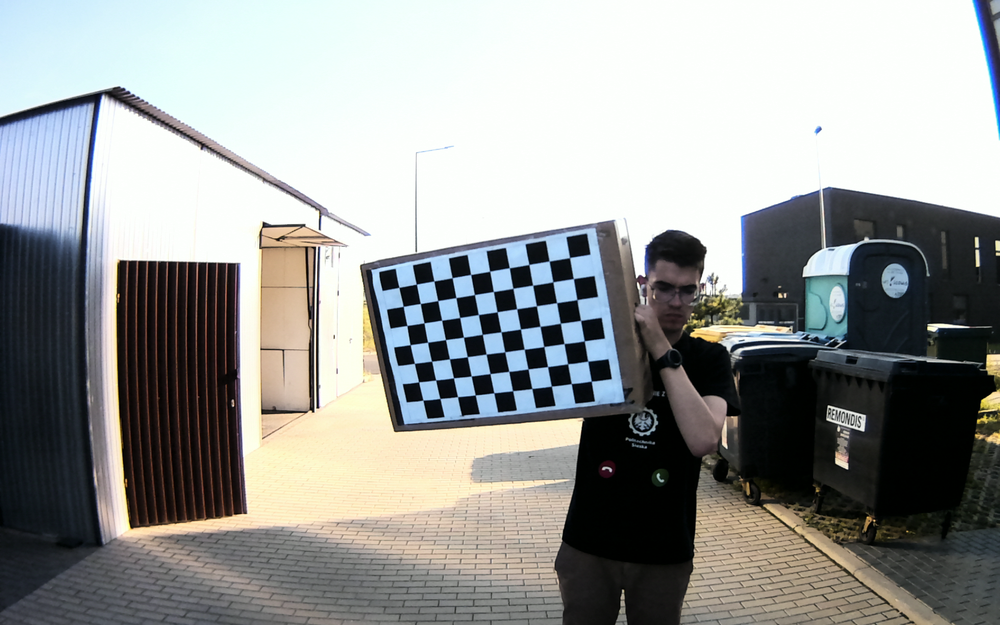
#> input picture Dataset/Chessboard/Mono 1/cam4/1.png, 1000 x 625 px, shrunk from 1920 x 1200 before the run; its folder holds only this picture in this run
$ python main.py
#> lines starting #> are read from the running program, lines starting #| are printed output that depends on the picture
import json
import os
import numpy as np
import cv2 as cv
import logging
import time

debugMode = False
squareSizeInMilimeters = 28.67
columns = 10
rows = 7
end = 0
alpha = 0.3
image_dir = os.path.join(os.getcwd(), 'Dataset', 'Chessboard', 'Mono 1', 'cam4')
criteria = (cv.TERM_CRITERIA_EPS + cv.TERM_CRITERIA_MAX_ITER, 30, 0.001)

objpoints = []
imgpoints = []
logging.basicConfig(level=logging.DEBUG, format='%(asctime)s - %(message)s')

def CalculateError(mtx, dist, rvecs, tvecs):
    total_error = 0
    for i in range(len(objpoints)):
        imgpoints2, _ = cv.projectPoints(objpoints[i], rvecs[i], tvecs[i], mtx, dist)
        error = cv.norm(imgpoints[i], imgpoints2, cv.NORM_L2) / len(imgpoints2)
        total_error += error
    mean_error = total_error / len(objpoints)
    logging.info(f"Mean reprojection error: {mean_error:.3f}")
    return mean_error

def SaveToJson(ret, mtx, dist, rvecs, tvecs, mean_error):
    calibration_data = {
        "mean_reprojection_error": mean_error,
        "ret": ret,
        "mtx": mtx.tolist(),
        "dist": dist.tolist(),
        "rvecs": [rvec.tolist() for rvec in rvecs],
        "tvecs": [tvec.tolist() for tvec in tvecs]
    }

    with open('calibration_data.json', 'w') as json_file:
        json.dump(calibration_data, json_file, indent=4)

def UndistortPhoto(mtx, dist, image_name):
    img = cv.imread(os.path.join(image_dir, image_name))
    h, w = img.shape[:2]
    newcameramtx, roi = cv.getOptimalNewCameraMatrix(mtx, dist, (w, h), alpha, (w, h))
    dst = cv.undistort(img, mtx, dist, None, newcameramtx)
    x, y, w, h = roi
    undistorted_img = dst[y:y + h, x:x + w]
    cv.imwrite('undistorted_image.png', undistorted_img)

def RemappImage(mtx, dist, image_name):
    img = cv.imread(os.path.join(image_dir, image_name))
    h, w = img.shape[:2]
    newcameramtx, roi = cv.getOptimalNewCameraMatrix(mtx, dist, (w, h), alpha, (w, h))
    mapx, mapy = cv.initUndistortRectifyMap(mtx, dist, None, newcameramtx, (w,h), 5)
    dst = cv.remap(img, mapx, mapy, cv.INTER_LINEAR)
    x, y, w, h = roi
    remapped_image = dst[y:y+h, x:x+w]
    cv.imwrite('remapped_image.png', remapped_image)

if __name__ == "__main__":
    objp = np.zeros((rows * columns, 3), np.float32)
    objp[:, :2] = np.mgrid[0:columns, 0:rows].T.reshape(-1, 2) * squareSizeInMilimeters

    images = [os.path.join(image_dir, f) for f in os.listdir(image_dir)
            if f.lower().endswith(('.png', '.jpg', '.jpeg', '.bmp',
                                    '.tiff', '.tif', '.webp',
                                    '.gif', '.ppm', '.pgm', '.pbm'))]

    if end <= 0 or end > len(images):
        end = len(images)

    for count, fname in enumerate(images[:end], start=1):
        logging.info(f"Processing image {count}/{end}: {os.path.basename(fname)}")
        img = cv.imread(fname)
#> img is the input picture: shape (625, 1000, 3); mean B, G, R 149.8, 151.5, 149.3

        gray = cv.cvtColor(img, cv.COLOR_BGR2GRAY)
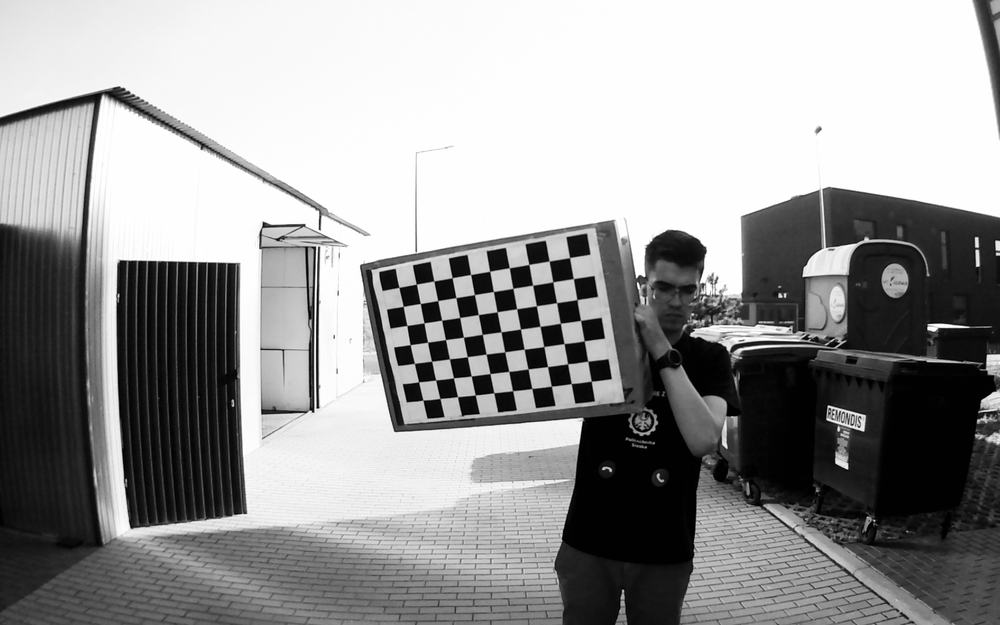
#> gray: shape (625, 1000); min 0, max 255, mean 150.7
        ret, corners = cv.findChessboardCorners(gray, (columns, rows), None)
#> ret = True; corners = 70 rows, first 8: [399, 287.3], [416.4, 284.2], [433.9, 281], [452.1, 277.7], [470.6, 274.5], [489.6, 271.2], [509.3, 267.8], [528.8, 264.5]

        if ret:
            corners2 = cv.cornerSubPix(gray, corners, (11, 11), (-1, -1), criteria)
#> corners2 = 70 rows, first 8: [398.8, 287.4], [416.3, 284.1], [433.8, 281], [452.1, 277.7], [470.6, 274.5], [489.7, 271.3], [509.3, 267.7], [528.9, 264.4]
            objpoints.append(objp)
            imgpoints.append(corners2)
            if debugMode:
                cv.drawChessboardCorners(img, (columns, rows), corners2, True)
                cv.imshow('Corners', img)
                cv.waitKey(100)

    cv.destroyAllWindows()

    start_time = time.time()
    ret, mtx, dist, rvecs, tvecs = cv.calibrateCamera(objpoints, imgpoints, img.shape[:2][::-1], None, None)
#> ret = 0.163; mtx = [[777.4, 0, 501.7], [0, 795.9, 295], [0, 0, 1]]; dist = [[-0.691, 14.23, 0.000166, 0.0423, -362.4]]; rvecs = ([0.144, 0.258, -0.171],); tvecs = ([-153.6, -11.39, 1131.6],)
    end_time = time.time()
    logging.info(f"Camera calibrated in {end_time - start_time:.2f} seconds with return value: {ret}")

    mean_error = CalculateError(mtx, dist, rvecs, tvecs)
#> the loop in CalculateError, `for i in range(len(objpoints)):` made 1 pass
#> (error, total_error) on pass 1: (0.0195, 0.0195)
#> after the loop in CalculateError, `for i in range(len(objpoints)):`: total_error = 0.0195
#> mean_error = 0.0195
    SaveToJson(ret, mtx, dist, rvecs, tvecs, mean_error)


    undistorted_img = UndistortPhoto(mtx, dist, "58.png")
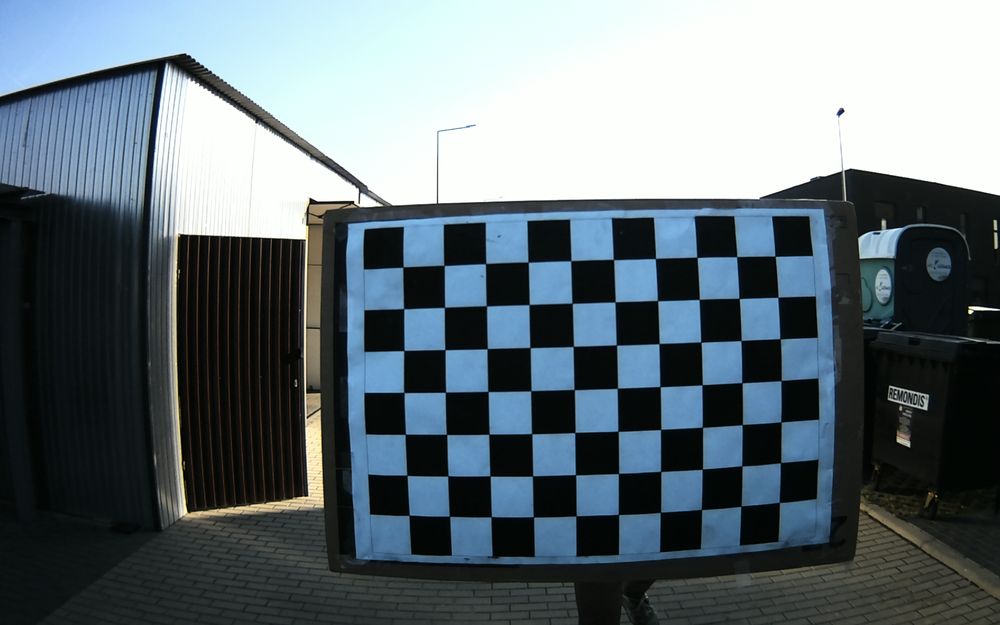
#> input picture Dataset/Chessboard/Mono 1/cam1/58.png, 1000 x 625 px, shrunk from 1920 x 1200 before the run, found by its file name
#> in UndistortPhoto, img is the input picture: shape (625, 1000, 3); mean B, G, R 118.5, 112.1, 99.4
#> in UndistortPhoto, `newcameramtx, roi = cv.getOptimalNewCameraMatrix(mtx, dist, (w, h), al..`: newcameramtx = [[777.4, 0, 501.7], [0, 795.9, 295], [0, 0, 1]]; roi = (0, 0, 999, 624)
#> in UndistortPhoto, `dst = cv.undistort(img, mtx, dist, None, newcameramtx)`:
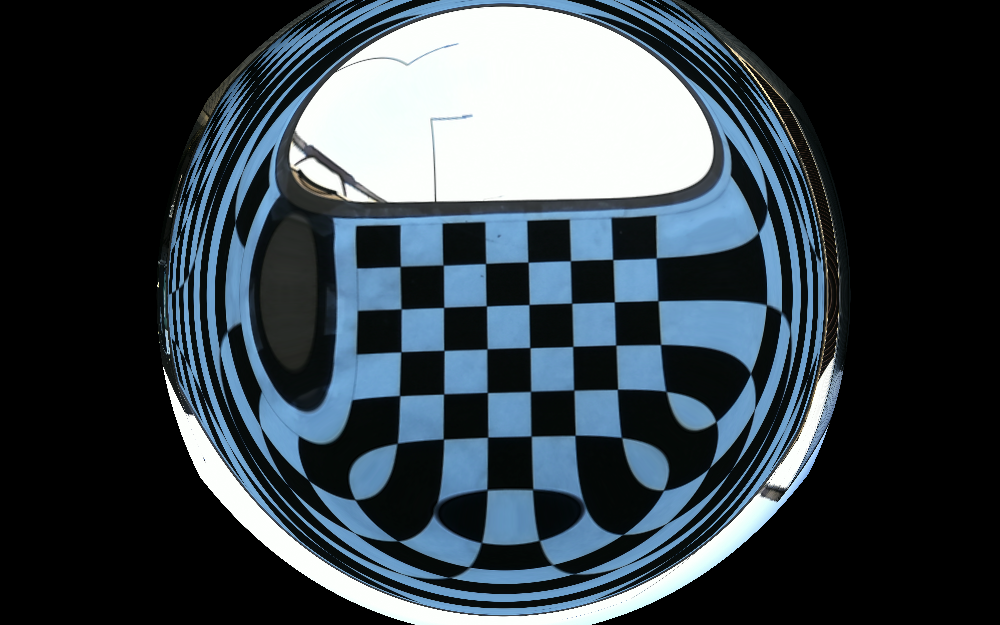
#> dst: shape (625, 1000, 3); mean B, G, R 75.5, 67.6, 56.6
#> in UndistortPhoto, `x, y, w, h = roi`: x = 0; w = 999; h = 624
#> in UndistortPhoto, `undistorted_img = dst[y:y + h, x:x + w]`:
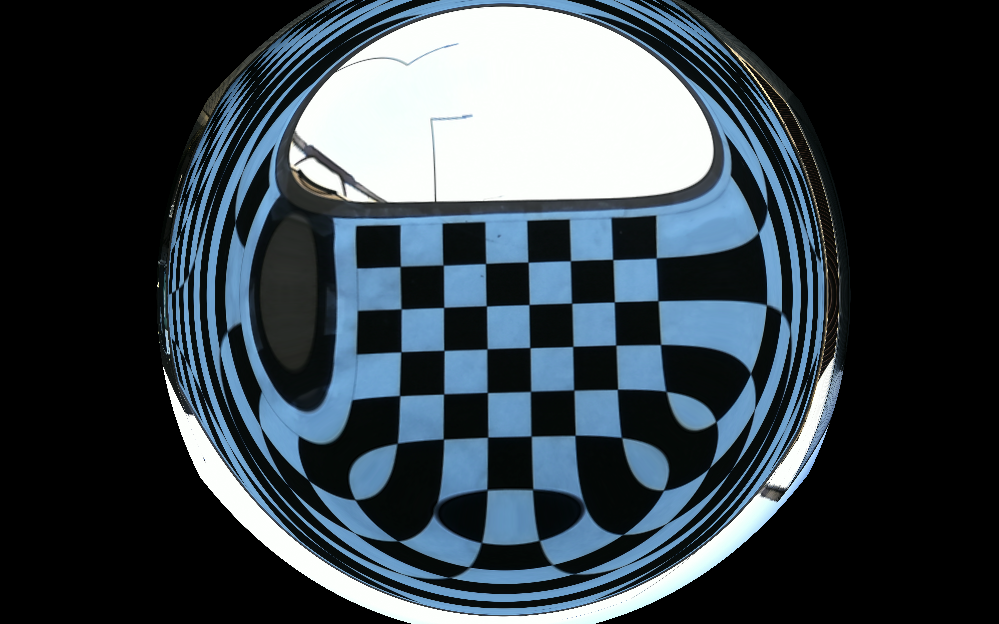
#> undistorted_img: shape (624, 999, 3); mean B, G, R 75.6, 67.7, 56.7
    remapped_image = RemappImage(mtx, dist, "58.png")
#> in RemappImage, `newcameramtx, roi = cv.getOptimalNewCameraMatrix(mtx, dist, (w, h), al..`: newcameramtx = [[777.4, 0, 501.7], [0, 795.9, 295], [0, 0, 1]]; roi = (0, 0, 999, 624)
#> in RemappImage, `mapx, mapy = cv.initUndistortRectifyMap(mtx, dist, None, newcameramtx,..`:
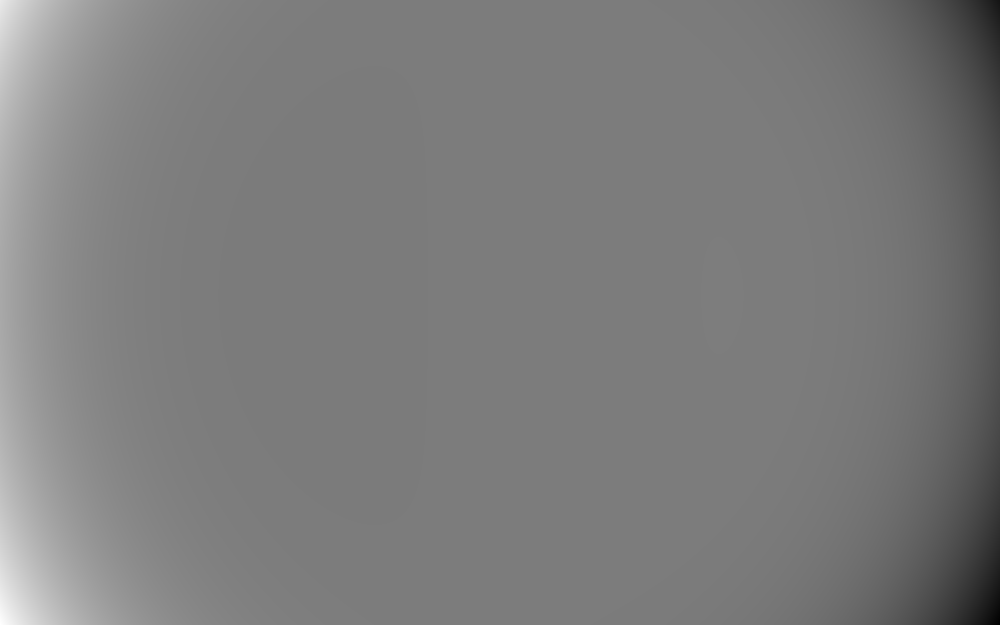
#> mapx: shape (625, 1000) float32; min -31949, max 34634.6, mean 592; drawn with min black and max white
#> in RemappImage, `mapx, mapy = cv.initUndistortRectifyMap(mtx, dist, None, newcameramtx,..`:
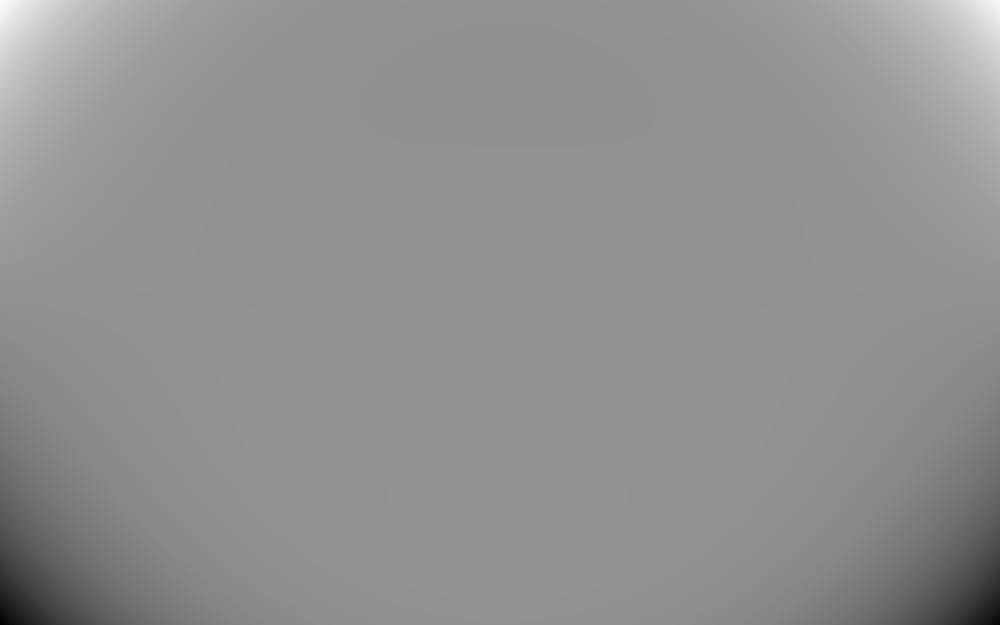
#> mapy: shape (625, 1000) float32; min -22074.6, max 17010.2, mean 88.7; drawn with min black and max white
#> in RemappImage, `x, y, w, h = roi`: x = 0; w = 999; h = 624
